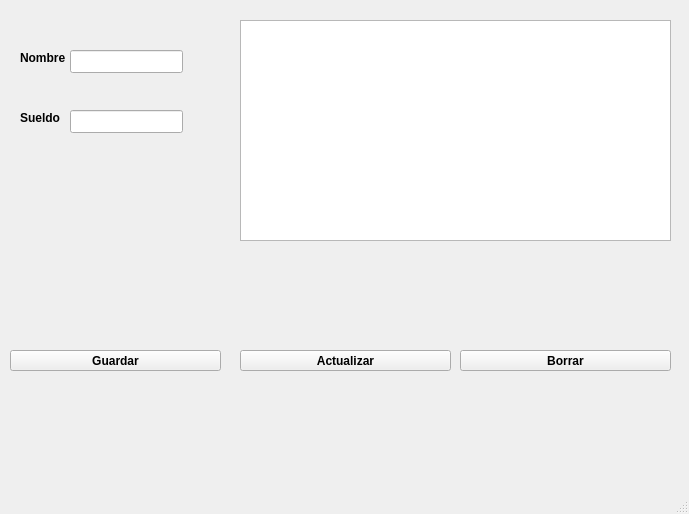
<?xml version="1.0" encoding="UTF-8"?>
<ui version="4.0">
 <class>MainWindow</class>
 <widget class="QMainWindow" name="MainWindow">
  <property name="geometry">
   <rect>
    <x>0</x>
    <y>0</y>
    <width>689</width>
    <height>514</height>
   </rect>
  </property>
  <property name="windowTitle">
   <string>MainWindow</string>
  </property>
  <widget class="QWidget" name="centralwidget">
   <widget class="QLineEdit" name="nombre">
    <property name="geometry">
     <rect>
      <x>70</x>
      <y>50</y>
      <width>113</width>
      <height>23</height>
     </rect>
    </property>
   </widget>
   <widget class="QLabel" name="label">
    <property name="geometry">
     <rect>
      <x>20</x>
      <y>50</y>
      <width>54</width>
      <height>15</height>
     </rect>
    </property>
    <property name="font">
     <font>
      <weight>75</weight>
      <bold>true</bold>
      <underline>false</underline>
      <strikeout>false</strikeout>
     </font>
    </property>
    <property name="text">
     <string>Nombre</string>
    </property>
    <property name="textFormat">
     <enum>Qt::PlainText</enum>
    </property>
   </widget>
   <widget class="QLineEdit" name="lineEdit_2">
    <property name="geometry">
     <rect>
      <x>70</x>
      <y>110</y>
      <width>113</width>
      <height>23</height>
     </rect>
    </property>
    <property name="text">
     <string/>
    </property>
   </widget>
   <widget class="QLabel" name="label_2">
    <property name="geometry">
     <rect>
      <x>20</x>
      <y>110</y>
      <width>54</width>
      <height>15</height>
     </rect>
    </property>
    <property name="font">
     <font>
      <weight>75</weight>
      <bold>true</bold>
     </font>
    </property>
    <property name="text">
     <string>Sueldo</string>
    </property>
   </widget>
   <widget class="QPushButton" name="guardar">
    <property name="geometry">
     <rect>
      <x>10</x>
      <y>350</y>
      <width>211</width>
      <height>21</height>
     </rect>
    </property>
    <property name="font">
     <font>
      <weight>75</weight>
      <bold>true</bold>
     </font>
    </property>
    <property name="text">
     <string>Guardar</string>
    </property>
   </widget>
   <widget class="QPushButton" name="actualizar">
    <property name="geometry">
     <rect>
      <x>240</x>
      <y>350</y>
      <width>211</width>
      <height>21</height>
     </rect>
    </property>
    <property name="font">
     <font>
      <weight>75</weight>
      <bold>true</bold>
     </font>
    </property>
    <property name="text">
     <string>Actualizar</string>
    </property>
   </widget>
   <widget class="QTableWidget" name="listaEmpleados">
    <property name="geometry">
     <rect>
      <x>240</x>
      <y>20</y>
      <width>431</width>
      <height>221</height>
     </rect>
    </property>
    <property name="dragEnabled">
     <bool>false</bool>
    </property>
    <property name="alternatingRowColors">
     <bool>false</bool>
    </property>
    <property name="sortingEnabled">
     <bool>false</bool>
    </property>
   </widget>
   <widget class="QPushButton" name="actualizar_2">
    <property name="geometry">
     <rect>
      <x>460</x>
      <y>350</y>
      <width>211</width>
      <height>21</height>
     </rect>
    </property>
    <property name="font">
     <font>
      <weight>75</weight>
      <italic>false</italic>
      <bold>true</bold>
      <underline>false</underline>
     </font>
    </property>
    <property name="text">
     <string>Borrar</string>
    </property>
    <property name="autoDefault">
     <bool>true</bool>
    </property>
   </widget>
  </widget>
  <widget class="QMenuBar" name="menubar">
   <property name="geometry">
    <rect>
     <x>0</x>
     <y>0</y>
     <width>689</width>
     <height>22</height>
    </rect>
   </property>
  </widget>
  <widget class="QStatusBar" name="statusbar"/>
 </widget>
 <resources/>
 <connections/>
</ui>
